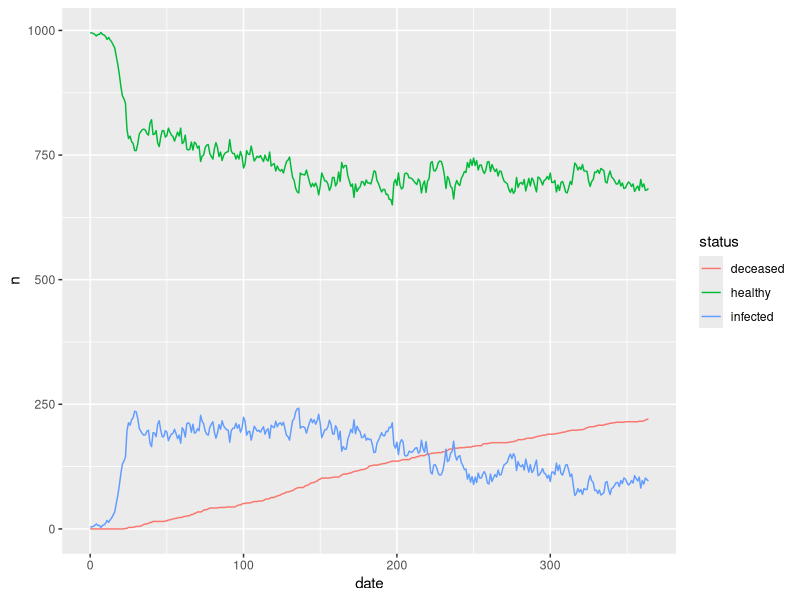
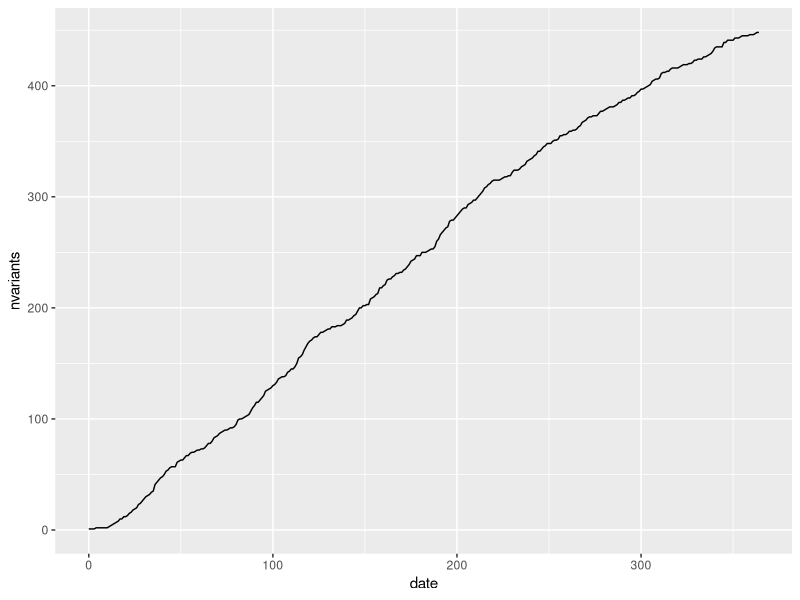

Generate these figures, in order, with R:
totals   <- read.table("examples/total.txt", sep = " ", header = TRUE)
variants <- read.table("examples/variants.txt", sep = " ", header = TRUE)


dat <- rbind(
  data.frame(
    date   = totals$date,
    status = "healthy",
    n      = totals$nhealthy
  ),
  data.frame(
    date   = totals$date,
    status = "infected",
    n      = totals$ninfected
  ),
  data.frame(
    date   = totals$date,
    status = "deceased",
    n      = totals$ndeceased
  )
)

library(ggplot2)

dat |> subset(date < 365) |>
ggplot(aes(x = date, y = n)) +
  geom_line(aes(color = status)) # +
  # geom_point()

ggplot(totals, aes(x = date, y = nvariants)) +
  geom_line()
